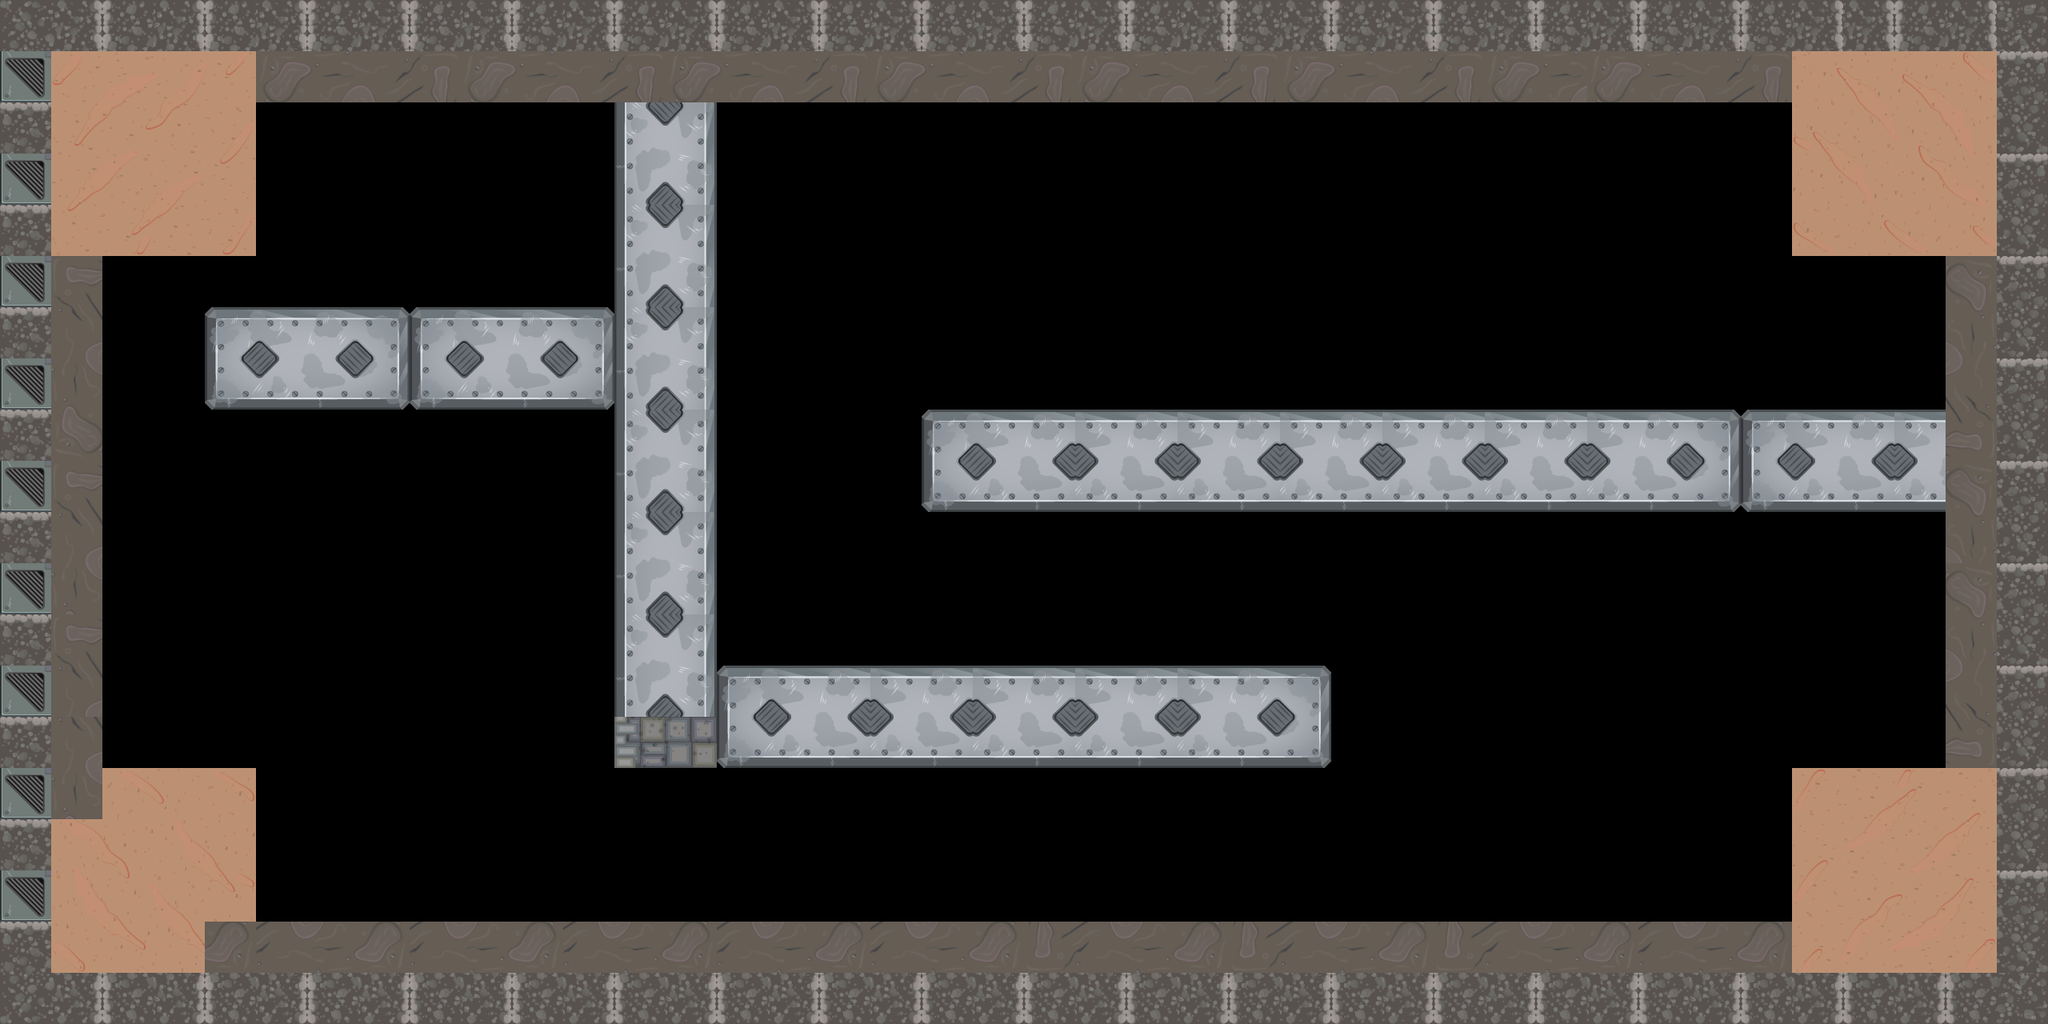

Tiled map render using the project's own tile images. Description and the map definition, with tile-layer contents summarised, below:
An orthogonal 40x20 tile map with 64x64 px tiles, 3 tile layers (background, border2, Bourder) and 12 objects.

<map version="1.2" tiledversion="1.2.4" orientation="orthogonal" renderorder="right-down" width="40" height="20" tilewidth="64" tileheight="64" infinite="0" nextlayerid="4" nextobjectid="34">
 <tileset firstgid="1" source="tiles2.tsx" />
 <layer id="2" name="background" width="40" height="20">
  <data>[800 cells, 0 non-empty, 0 distinct tile ids]</data>
 </layer>
 <layer id="3" name="border2" width="40" height="20">
  <data>[800 cells, 110 non-empty, 12 distinct tile ids]</data>
 </layer>
 <layer id="1" name="Bourder" width="40" height="20">
  <data>[800 cells, 260 non-empty, 28 distinct tile ids]</data>
 </layer>
 <objectgroup id="3" name="BourderObjet">
  <object id="1" x="65" y="63" width="22" height="1152" />
  <object id="2" x="89" y="61" width="2407" height="28" />
  <object id="3" x="2471" y="89" width="23" height="1129" />
  <object id="4" x="88" y="1188" width="2382" height="27" />
  <object id="24" x="92" y="301.667">
   <polyline points="0,0 2.33333,-22.3333 9,-45 4.33333,-51.3333 37,-123.333 50,-138 91,-176.667 143,-199.167 181.5,-207.167 197.5,-211.167" />
  </object>
  <object id="25" x="88.6667" y="1000">
   <polyline points="0,0 3.33333,22.6667 11.6667,43.3333 11,64 41.6667,107.333 75.6667,148.333 88.3333,152 114.667,171.667 144.667,180.667 173.333,187.333 173.333,187.667" />
  </object>
  <object id="28" x="2275.33" y="90">
   <polyline points="0,0 21.3333,5.33333 46.6667,9 107,38 136.667,60 171,107.667 184,134.333 192.667,170.667 189.667,186.667 194.667,212" />
  </object>
  <object id="30" x="774.667" y="92" width="121.333" height="868" />
  <object id="31" x="897.333" y="828" width="765.333" height="130.667" />
  <object id="32" x="1153.33" y="510.667" width="1310.67" height="125.333" />
  <object id="33" x="257.333" y="385.333" width="510.667" height="128" />
 </objectgroup>
 <objectgroup id="2" name="Player">
  <object id="217" x="638" y="268" />
 </objectgroup>
 <objectgroup id="4" name="boxalpha" />
 <objectgroup id="5" name="Enimy" />
 <objectgroup id="6" name="Crystal" />
 <objectgroup id="7" name="Door" />
 <objectgroup id="8" name="DoorExit" />
</map>
